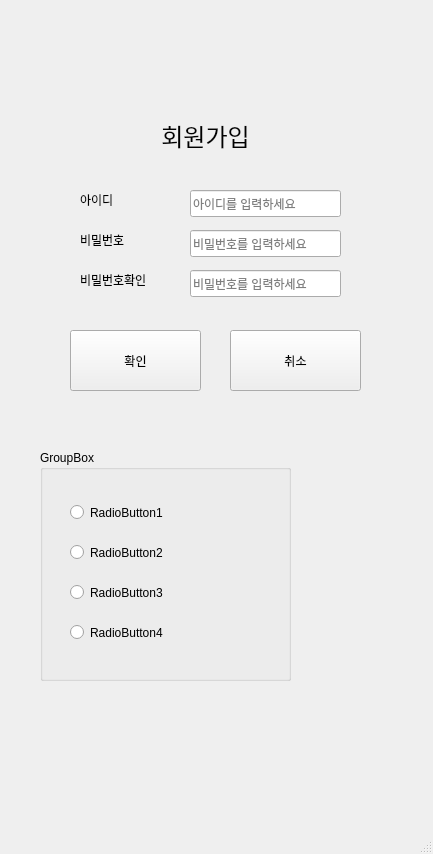
<?xml version="1.0" encoding="UTF-8"?>
<ui version="4.0">
 <class>MainWindow</class>
 <widget class="QMainWindow" name="MainWindow">
  <property name="geometry">
   <rect>
    <x>0</x>
    <y>0</y>
    <width>433</width>
    <height>854</height>
   </rect>
  </property>
  <property name="windowTitle">
   <string>MainWindow</string>
  </property>
  <widget class="QWidget" name="centralwidget">
   <widget class="QLabel" name="label">
    <property name="geometry">
     <rect>
      <x>80</x>
      <y>190</y>
      <width>100</width>
      <height>20</height>
     </rect>
    </property>
    <property name="text">
     <string>아이디</string>
    </property>
    <property name="alignment">
     <set>Qt::AlignLeading|Qt::AlignLeft|Qt::AlignVCenter</set>
    </property>
   </widget>
   <widget class="QLabel" name="label_2">
    <property name="geometry">
     <rect>
      <x>80</x>
      <y>230</y>
      <width>100</width>
      <height>20</height>
     </rect>
    </property>
    <property name="text">
     <string>비밀번호</string>
    </property>
    <property name="alignment">
     <set>Qt::AlignLeading|Qt::AlignLeft|Qt::AlignVCenter</set>
    </property>
   </widget>
   <widget class="QLabel" name="label_3">
    <property name="geometry">
     <rect>
      <x>80</x>
      <y>270</y>
      <width>100</width>
      <height>20</height>
     </rect>
    </property>
    <property name="text">
     <string>비밀번호확인</string>
    </property>
    <property name="alignment">
     <set>Qt::AlignLeading|Qt::AlignLeft|Qt::AlignVCenter</set>
    </property>
   </widget>
   <widget class="QLineEdit" name="let_id">
    <property name="geometry">
     <rect>
      <x>190</x>
      <y>190</y>
      <width>151</width>
      <height>27</height>
     </rect>
    </property>
    <property name="placeholderText">
     <string>아이디를 입력하세요</string>
    </property>
   </widget>
   <widget class="QLineEdit" name="let_pw">
    <property name="geometry">
     <rect>
      <x>190</x>
      <y>230</y>
      <width>151</width>
      <height>27</height>
     </rect>
    </property>
    <property name="echoMode">
     <enum>QLineEdit::Password</enum>
    </property>
    <property name="placeholderText">
     <string>비밀번호를 입력하세요</string>
    </property>
   </widget>
   <widget class="QLineEdit" name="let_pw_chk">
    <property name="geometry">
     <rect>
      <x>190</x>
      <y>270</y>
      <width>151</width>
      <height>27</height>
     </rect>
    </property>
    <property name="echoMode">
     <enum>QLineEdit::Password</enum>
    </property>
    <property name="placeholderText">
     <string>비밀번호를 입력하세요</string>
    </property>
   </widget>
   <widget class="QPushButton" name="btn_1">
    <property name="geometry">
     <rect>
      <x>70</x>
      <y>330</y>
      <width>131</width>
      <height>61</height>
     </rect>
    </property>
    <property name="text">
     <string>확인</string>
    </property>
   </widget>
   <widget class="QPushButton" name="btn_2">
    <property name="geometry">
     <rect>
      <x>230</x>
      <y>330</y>
      <width>131</width>
      <height>61</height>
     </rect>
    </property>
    <property name="text">
     <string>취소</string>
    </property>
   </widget>
   <widget class="QLabel" name="label_4">
    <property name="geometry">
     <rect>
      <x>130</x>
      <y>110</y>
      <width>151</width>
      <height>51</height>
     </rect>
    </property>
    <property name="text">
     <string>&lt;html&gt;&lt;head/&gt;&lt;body&gt;&lt;p&gt;&lt;span style=&quot; font-size:18pt;&quot;&gt;회원가입&lt;/span&gt;&lt;/p&gt;&lt;/body&gt;&lt;/html&gt;</string>
    </property>
    <property name="alignment">
     <set>Qt::AlignCenter</set>
    </property>
   </widget>
   <widget class="QGroupBox" name="groupBox">
    <property name="geometry">
     <rect>
      <x>40</x>
      <y>450</y>
      <width>251</width>
      <height>231</height>
     </rect>
    </property>
    <property name="title">
     <string>GroupBox</string>
    </property>
    <widget class="QRadioButton" name="radioButton_1">
     <property name="geometry">
      <rect>
       <x>30</x>
       <y>50</y>
       <width>111</width>
       <height>25</height>
      </rect>
     </property>
     <property name="text">
      <string>RadioButton1</string>
     </property>
    </widget>
    <widget class="QRadioButton" name="radioButton_2">
     <property name="geometry">
      <rect>
       <x>30</x>
       <y>90</y>
       <width>111</width>
       <height>25</height>
      </rect>
     </property>
     <property name="text">
      <string>RadioButton2</string>
     </property>
    </widget>
    <widget class="QRadioButton" name="radioButton_3">
     <property name="geometry">
      <rect>
       <x>30</x>
       <y>130</y>
       <width>111</width>
       <height>25</height>
      </rect>
     </property>
     <property name="text">
      <string>RadioButton3</string>
     </property>
    </widget>
    <widget class="QRadioButton" name="radioButton_4">
     <property name="geometry">
      <rect>
       <x>30</x>
       <y>170</y>
       <width>111</width>
       <height>25</height>
      </rect>
     </property>
     <property name="text">
      <string>RadioButton4</string>
     </property>
    </widget>
   </widget>
  </widget>
  <widget class="QMenuBar" name="menubar">
   <property name="geometry">
    <rect>
     <x>0</x>
     <y>0</y>
     <width>433</width>
     <height>28</height>
    </rect>
   </property>
  </widget>
  <widget class="QStatusBar" name="statusbar"/>
 </widget>
 <resources/>
 <connections/>
</ui>
